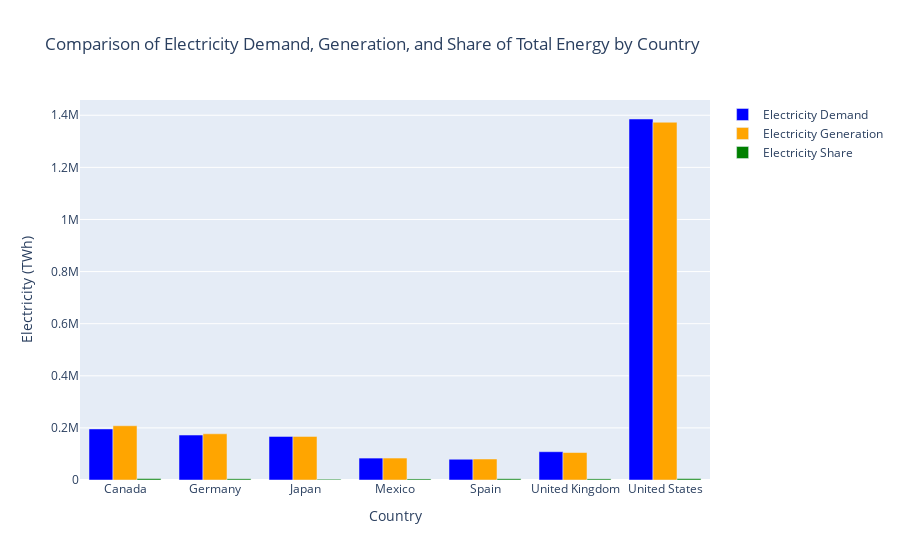

Write notebook code for a chart like this one.
### Code cell
# Filter the data for the years from 1990 to 2024
filtered_df = df_mongo[(df_mongo['year'] >= 1990) & (df_mongo['year'] <= 2024)]

# Get the top 7 countries based on electricity demand
top_countries_oil = filtered_df.groupby('country')['electricity_demand'].sum().nlargest(7).index

# Filter data for the top 7 countries based on electricity demand
top_countries_data = filtered_df[filtered_df['country'].isin(top_countries_oil)]

# Group by country and get the total consumption for each resource
grouped_data = top_countries_data.groupby('country').agg({
    'electricity_demand': 'sum',
    'electricity_generation': 'sum',
    'electricity_share_energy': 'sum'
}).reset_index()

# Create the bar plot with Plotly
fig = go.Figure()

# Add bars for each energy source
fig.add_trace(go.Bar(x=grouped_data['country'], 
                     y=grouped_data['electricity_demand'], 
                     name='Electricity Demand', 
                     marker_color='blue'))

fig.add_trace(go.Bar(x=grouped_data['country'], 
                     y=grouped_data['electricity_generation'], 
                     name='Electricity Generation', 
                     marker_color='orange'))

fig.add_trace(go.Bar(x=grouped_data['country'], 
                     y=grouped_data['electricity_share_energy'], 
                     name='Electricity Share', 
                     marker_color='green'))

# Update layout
fig.update_layout(title='Comparison of Electricity Demand, Generation, and Share of Total Energy by Country',
                  xaxis_title='Country',
                  yaxis_title='Electricity (TWh)',
                  barmode='group')

# Save the plot as an HTML file
html_filename = 'electricity_comparison_plot_plotly.html'
fig.write_html(html_filename)


# Display the plot in the Jupyter notebook
fig.show()

### Figure 1 — Plotly figure (JSON) as saved in the notebook; plotly's stock layout.template omitted (floating-point values rounded to 4 significant figures)
{"data": [{"marker": {"color": "blue"}, "name": "Electricity Demand", "type": "bar", "x": ["Canada", "Germany", "Japan", "Mexico", "Spain", "United Kingdom", "United States"], "y": [196000.0, 172500.0, 167300.0, 84150.0, 79650.0, 108600.0, 1386000.0]}, {"marker": {"color": "orange"}, "name": "Electricity Generation", "type": "bar", "x": ["Canada", "Germany", "Japan", "Mexico", "Spain", "United Kingdom", "United States"], "y": [208200.0, 177300.0, 167300.0, 84290.0, 80560.0, 105500.0, 1373000.0]}, {"marker": {"color": "green"}, "name": "Electricity Share", "type": "bar", "x": ["Canada", "Germany", "Japan", "Mexico", "Spain", "United Kingdom", "United States"], "y": [5407.0, 4574.0, 2961.0, 4033.0, 4787.0, 4308.0, 5255.0]}], "layout": {"barmode": "group", "title": {"text": "Comparison of Electricity Demand, Generation, and Share of Total Energy by Country"}, "xaxis": {"title": {"text": "Country"}}, "yaxis": {"title": {"text": "Electricity (TWh)"}}}}
